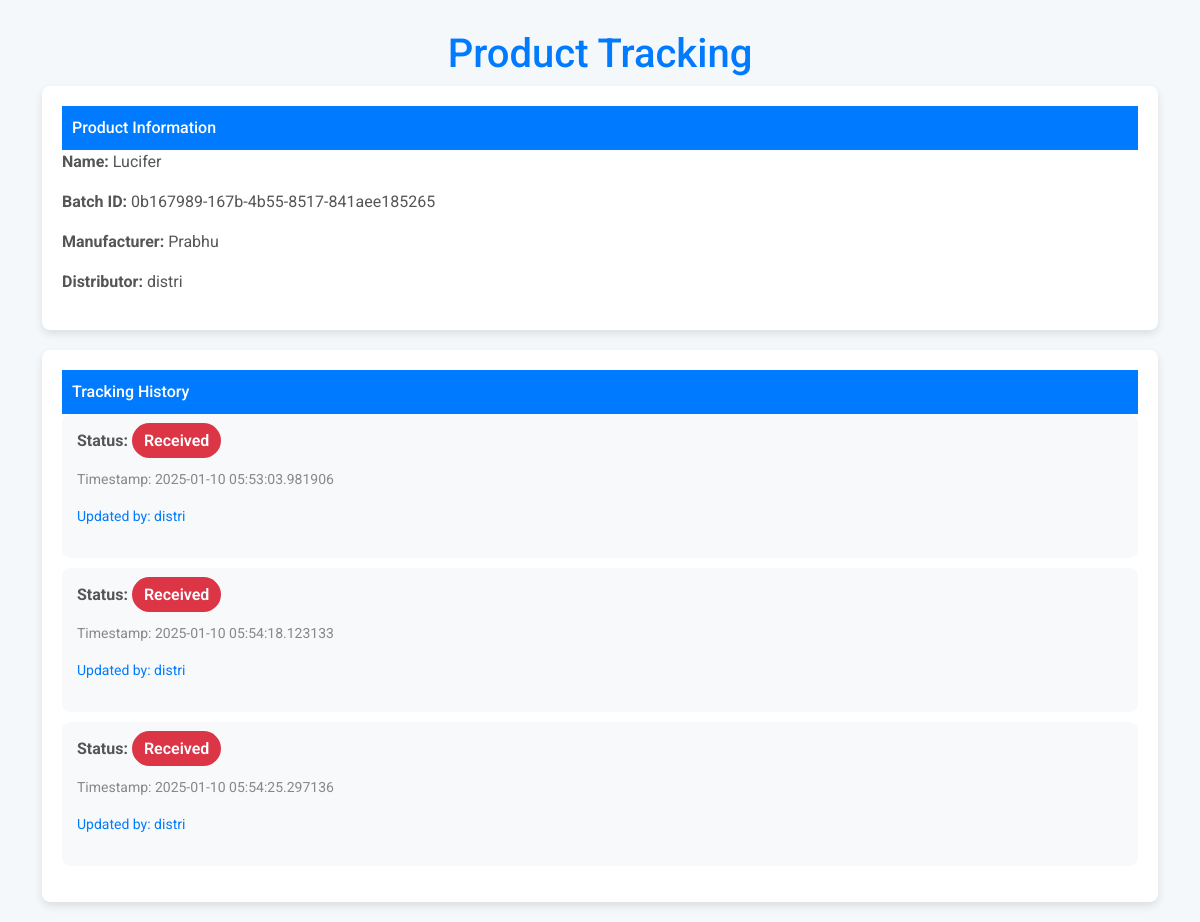
The app's page /track/0b167989-167b-4b55-8517-841aee185265, older data.
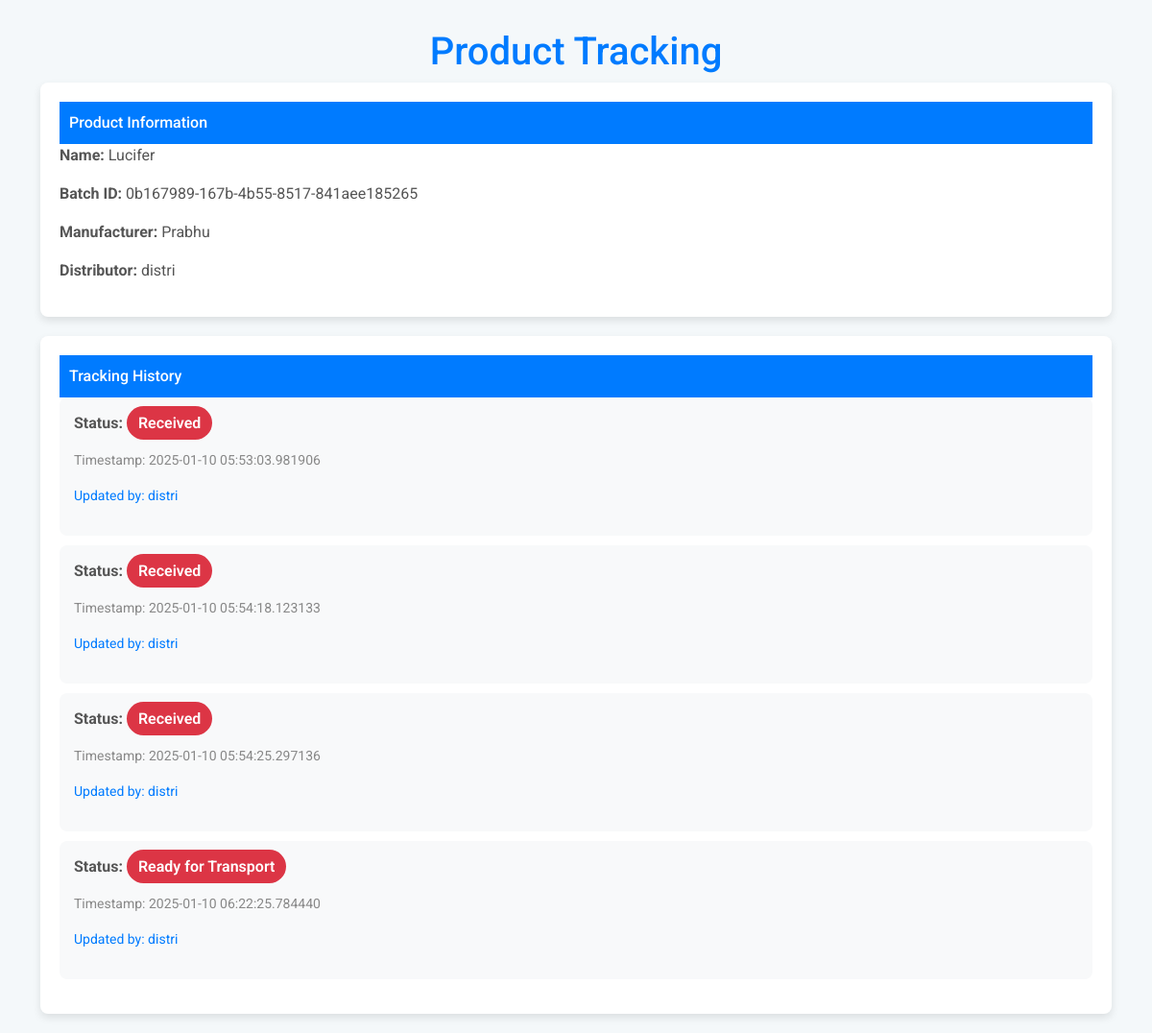
The same page, newer data.
### app.py (models this page shows)
class User(db.Model, UserMixin):
    id = db.Column(db.Integer, primary_key=True)
    username = db.Column(db.String(80), unique=True, nullable=False)
    email = db.Column(db.String(120), unique=True, nullable=False)
    password = db.Column(db.String(200), nullable=False)
    role = db.Column(db.String(20), nullable=False)  # manufacturer, distributor, pharmacy

class TrackingHistory(db.Model):
    id = db.Column(db.Integer, primary_key=True)
    product_id = db.Column(db.Integer, db.ForeignKey('product.id'), nullable=False)
    status = db.Column(db.String(100), nullable=False)
    timestamp = db.Column(db.DateTime, default=datetime.utcnow)
    updated_by = db.Column(db.Integer, db.ForeignKey('user.id'))  # Admin who updated this

### app.py (the view)
@app.route('/track/<batch_id>')
def track_product(batch_id):
    product = Product.query.filter_by(batch_id=batch_id).first_or_404()
    manufacturer = User.query.get(product.manufacturer_id)
    distributor = User.query.filter_by(role='distributor').first()  # Assuming there's one distributor, adjust as needed
    history = TrackingHistory.query.filter_by(product_id=product.id).all()
    history_details = []
    for entry in history:
        updated_user = User.query.get(entry.updated_by)  # Retrieve the user (pharmacy or admin) who updated the status
        history_details.append({
            'status': entry.status,
            'timestamp': entry.timestamp,
            'updated_by': updated_user.username if updated_user else 'Unknown'
        })
    return render_template(
        'consumer.html',
        product=product,
        manufacturer=manufacturer,
        distributor=distributor,
        history=history_details
    )

### templates/consumer.html (shortened to what this page needs)
<!DOCTYPE html>
<html lang="en">
<head>
    <link href="https://cdn.jsdelivr.net/npm/bootstrap@5.3.0-alpha1/dist/css/bootstrap.min.css" rel="stylesheet">
</head>
<body>
    <div class="container">
        <h1>Product Tracking</h1>
        <div class="product-info">
            <div class="card-header">Product Information</div>
            <p><strong>Name:</strong> {{ product.name }}</p>
            <p><strong>Batch ID:</strong> {{ product.batch_id }}</p>
            <p><strong>Manufacturer:</strong> {{ manufacturer.username }}</p>
            <p><strong>Distributor:</strong> {{ distributor.username if distributor else 'Not assigned' }}</p>
        </div>
        <div class="tracking-history">
            <div class="card-header">Tracking History</div>
            <ul>
                {% for entry in history %}
                    <li>
                        <div>
                            <p class="status">Status: <span class="badge-status
                                {% if entry.status == 'Shipped' %}badge-success
                                {% elif entry.status == 'In Transit' %}badge-warning
                                {% else %}badge-danger{% endif %}">
                                {{ entry.status }}</span></p>
                            <p class="timestamp">Timestamp: {{ entry.timestamp }}</p>
                            <p class="updated-by">Updated by: {{ entry.updated_by }}</p>
                        </div>
                    </li>
                {% endfor %}
            </ul>
        </div>
    </div>
</body>
</html>

Row changes from the older to the newer data that the page shows:
added TrackingHistory: status "Ready for Transport", timestamp "2025-01-10 06:22:25.784440"
Text that changed along with them:
new list line: "Status: Timestamp: Updated by:"
new list line: "distri"
